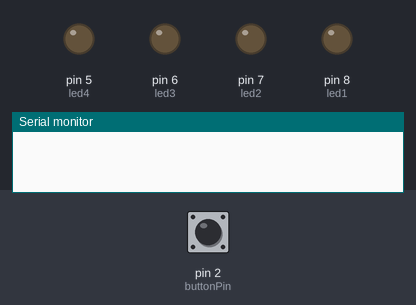
This sketch was run on a simulated Arduino Uno, built with avr-gcc and run on an emulated ATmega328P. On the bench: output pins drawn as LEDs (lit = HIGH), the last lines printed to the serial monitor. Inputs (shaded band) come from the test bench; at power-on: pin 2 (buttonPin) LOW.

Above: at 3.7 s.
3.8 s: pin 2 (buttonPin) pulsed HIGH 2 times (0.12 s each, 0.3 s apart)
At 5.4 s:
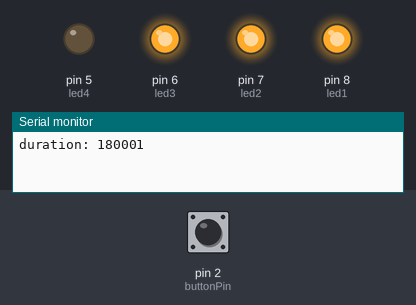
5.9 s: pin 2 (buttonPin) pulled HIGH for 1 s
At 7.6 s:
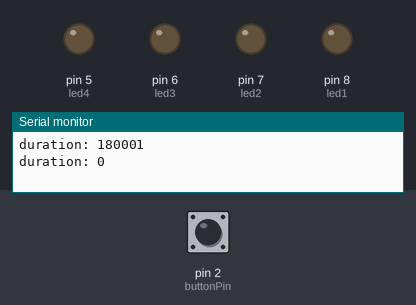
Timing chart, 0 to 9.1 s (numbered marks = the images above; inputs shaded):
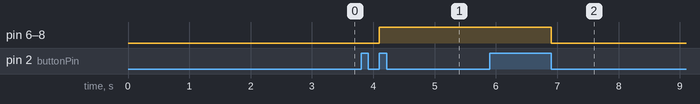

The sketch:

003_trucat.ino
```cpp
/**********************************************************************************
**                                                                               **
**                              DAU                                              **
**                                                                               **
**                                                                               **
**********************************************************************************/

//********** Includes *************************************************************

//********** Variables ************************************************************
const int led1 = 8;
const int led2 = 7;
const int led3 = 6;
const int led4 = 5;
int buttonPin = 2;       // donar nom al pin 2 de l’Arduino
int buttonState = 0;     // per guardar l’estat en que és troba el button
int temps = 1000;
long duration;
int randomNumber;


//********** Setup ****************************************************************
void setup()
{
  Serial.begin(9600);
  pinMode(8, OUTPUT);
  pinMode(7, OUTPUT);
  pinMode(6, OUTPUT);
  pinMode(5, OUTPUT);
  pinMode(buttonPin, INPUT); // definir el pin 2 com una entrada

}
//********** Loop *****************************************************************
void loop()
{
   buttonState = digitalRead(buttonPin);  //llegir l’estat del button i gardar-lo

   if (buttonState == 1){
    duration = pulseIn(2, LOW);
    Serial.print("duration: ");
    Serial.println(duration);

      // RESET TOTS ELS LEDS
      digitalWrite(led1, LOW);
      digitalWrite(led2, LOW);
      digitalWrite(led3, LOW);
      digitalWrite(led4, LOW);


      if(duration < 110000 && duration != 0){
      digitalWrite(led1, HIGH);
      delay(temps);
      }

      if(duration >= 110000 && duration <130000){
      digitalWrite(led2, HIGH);
      delay(temps);
      }

      if(duration >= 130000 && duration <150000){
      digitalWrite(led1, HIGH);
      digitalWrite(led3, HIGH);
      delay(temps);
      }

      if(duration >= 150000 && duration <170000){
      digitalWrite(led2, HIGH);
      digitalWrite(led3, HIGH);
      delay(temps);
      }

      if(duration >= 170000 && duration <190000){
      digitalWrite(led1, HIGH);
      digitalWrite(led2, HIGH);
      digitalWrite(led3, HIGH);
      delay(temps);
      }

      if(duration >= 190000 && duration <999999){
      digitalWrite(led2, HIGH);
      digitalWrite(led3, HIGH);
      digitalWrite(led4, HIGH);
      delay(temps);
      }
    }
  }
//********** Funcions ************************************************************* 
```

Measured:
- after the input at 3.8 s, pin 6 (led3), pin 7 (led2), pin 8 (led1): LOW → HIGH after 0.30 s
- after the input at 5.9 s, pin 6 (led3), pin 7 (led2), pin 8 (led1): HIGH → LOW after 1.0 s
